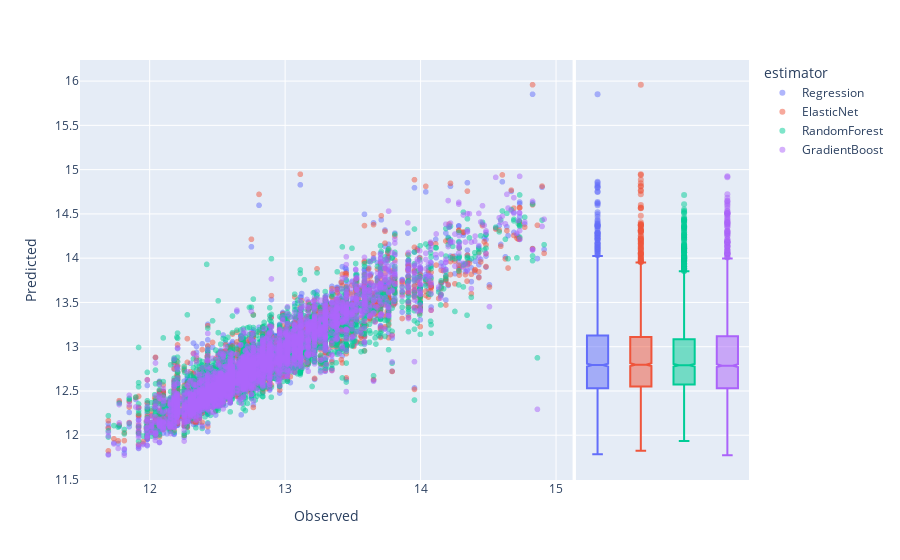

The notebook cell this image was saved under:
### Code cell
df0 = pd.DataFrame({'y_pred': mlp_linreg.y_pred,
                    'y_test': mlp_linreg.y_test,
                    'estimator': 'Regression'})

df1 = pd.DataFrame({'y_pred': mlp_enet.y_pred,
                    'y_test': mlp_enet.y_test,
                    'estimator': 'ElasticNet'})

df2 = pd.DataFrame({'y_pred': mlp_rf.y_pred,
                    'y_test': mlp_rf.y_test,
                    'estimator': 'RandomForest'})
              
df3 = pd.DataFrame({'y_pred': mlp_xgb.y_pred,
                    'y_test': mlp_xgb.y_test,
                    'estimator': 'GradientBoost'})

df = df0.append(df1, ignore_index=True)
df = df.append(df2, ignore_index=True)
df = df.append(df3, ignore_index=True)

fig = px.scatter(df, x="y_test", y="y_pred", color="estimator", 
                marginal_y="box",
                labels={'y_test':'Observed',
                        'y_pred': 'Predicted'})
                        
fig.update_traces(marker=dict(size=6,
                              opacity=0.5))
fig.show()

### Figure 1 — Plotly figure (JSON) as saved in the notebook; plotly's stock layout.template omitted (floating-point values rounded to 4 significant figures; data arrays with more than 128 entries replaced by an {"elided": "..."} marker saying what was removed)
{"data": [{"hoverlabel": {"namelength": 0}, "hovertemplate": "estimator=Regression<br>Observed=%{x}<br>Predicted=%{y}", "legendgroup": "Regression", "marker": {"color": "#636efa", "opacity": 0.5, "size": 6, "symbol": "circle"}, "mode": "markers", "name": "Regression", "showlegend": true, "type": "scattergl", "x": {"elided": "3200 float values"}, "xaxis": "x", "y": {"elided": "3200 float values"}, "yaxis": "y"}, {"alignmentgroup": "True", "hoverlabel": {"namelength": 0}, "hovertemplate": "estimator=Regression<br>Predicted=%{y}", "legendgroup": "Regression", "marker": {"color": "#636efa", "opacity": 0.5, "size": 6, "symbol": "circle"}, "name": "Regression", "notched": true, "offsetgroup": "Regression", "showlegend": false, "type": "box", "xaxis": "x2", "y": {"elided": "3200 float values"}, "yaxis": "y2"}, {"hoverlabel": {"namelength": 0}, "hovertemplate": "estimator=ElasticNet<br>Observed=%{x}<br>Predicted=%{y}", "legendgroup": "ElasticNet", "marker": {"color": "#EF553B", "opacity": 0.5, "size": 6, "symbol": "circle"}, "mode": "markers", "name": "ElasticNet", "showlegend": true, "type": "scattergl", "x": {"elided": "3200 float values"}, "xaxis": "x", "y": {"elided": "3200 float values"}, "yaxis": "y"}, {"alignmentgroup": "True", "hoverlabel": {"namelength": 0}, "hovertemplate": "estimator=ElasticNet<br>Predicted=%{y}", "legendgroup": "ElasticNet", "marker": {"color": "#EF553B", "opacity": 0.5, "size": 6, "symbol": "circle"}, "name": "ElasticNet", "notched": true, "offsetgroup": "ElasticNet", "showlegend": false, "type": "box", "xaxis": "x2", "y": {"elided": "3200 float values"}, "yaxis": "y2"}, {"hoverlabel": {"namelength": 0}, "hovertemplate": "estimator=RandomForest<br>Observed=%{x}<br>Predicted=%{y}", "legendgroup": "RandomForest", "marker": {"color": "#00cc96", "opacity": 0.5, "size": 6, "symbol": "circle"}, "mode": "markers", "name": "RandomForest", "showlegend": true, "type": "scattergl", "x": {"elided": "3200 float values"}, "xaxis": "x", "y": {"elided": "3200 float values"}, "yaxis": "y"}, {"alignmentgroup": "True", "hoverlabel": {"namelength": 0}, "hovertemplate": "estimator=RandomForest<br>Predicted=%{y}", "legendgroup": "RandomForest", "marker": {"color": "#00cc96", "opacity": 0.5, "size": 6, "symbol": "circle"}, "name": "RandomForest", "notched": true, "offsetgroup": "RandomForest", "showlegend": false, "type": "box", "xaxis": "x2", "y": {"elided": "3200 float values"}, "yaxis": "y2"}, {"hoverlabel": {"namelength": 0}, "hovertemplate": "estimator=GradientBoost<br>Observed=%{x}<br>Predicted=%{y}", "legendgroup": "GradientBoost", "marker": {"color": "#ab63fa", "opacity": 0.5, "size": 6, "symbol": "circle"}, "mode": "markers", "name": "GradientBoost", "showlegend": true, "type": "scattergl", "x": {"elided": "3200 float values"}, "xaxis": "x", "y": {"elided": "3200 float values"}, "yaxis": "y"}, {"alignmentgroup": "True", "hoverlabel": {"namelength": 0}, "hovertemplate": "estimator=GradientBoost<br>Predicted=%{y}", "legendgroup": "GradientBoost", "marker": {"color": "#ab63fa", "opacity": 0.5, "size": 6, "symbol": "circle"}, "name": "GradientBoost", "notched": true, "offsetgroup": "GradientBoost", "showlegend": false, "type": "box", "xaxis": "x2", "y": {"elided": "3200 float values"}, "yaxis": "y2"}], "layout": {"legend": {"title": {"text": "estimator"}, "tracegroupgap": 0}, "margin": {"t": 60}, "xaxis": {"anchor": "y", "domain": [0, 0.7363], "title": {"text": "Observed"}}, "xaxis2": {"anchor": "y2", "domain": [0.7413, 1], "matches": "x2", "showgrid": false, "showline": false, "showticklabels": false, "ticks": ""}, "yaxis": {"anchor": "x", "domain": [0, 1], "title": {"text": "Predicted"}}, "yaxis2": {"anchor": "x2", "domain": [0, 1], "matches": "y", "showgrid": true, "showticklabels": false}}}
